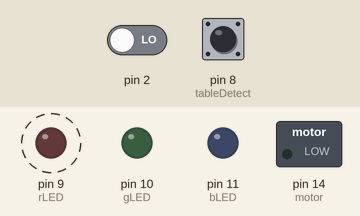
Bench run of a sketch on a simulated Arduino Uno, built with avr-gcc and run on an emulated ATmega328P. On the bench: switched loads named in the sketch (green lamp = pin HIGH), output pins drawn as LEDs (lit = HIGH). Dashed ring = blinking. The inputs (shaded band) are chosen by the test bench; at power-on: pin 8 (tableDetect) HIGH, pin 2 LOW. What the sketch prints to the serial monitor is not drawn.

Above: at 1.37 s.
1.9 s: pin 8 (tableDetect) pulled LOW for 0.6 s
At 2.21 s:
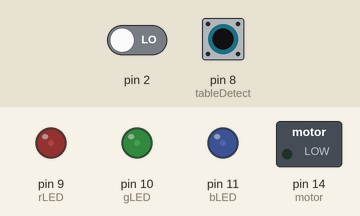
4.9 s: pin 8 (tableDetect) pulled LOW for 1 s
At 5.22 s:
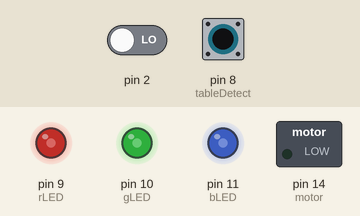
7.9 s: pin 8 (tableDetect) pulled LOW for 0.6 s
At 8.12 s:
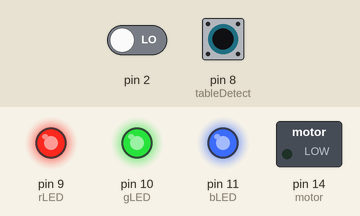
10.9 s: pin 2 driven HIGH and pin 8 (tableDetect) driven LOW
16.9 s: pin 8 (tableDetect) driven HIGH
Timing chart, 0 to 20.9 s (numbered marks = the images above; inputs shaded):
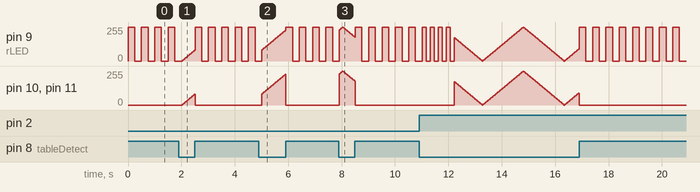

Measured:
- after the input at 1.9 s, pin 10 (gLED), pin 11 (bLED): rises from 0/255 to 80/255 in 0.45 s, then falls to 0/255 in 0.03 s
- after the input at 4.9 s, pin 10 (gLED), pin 11 (bLED): rises from 0/255 to 230/255 in 0.87 s, then falls to 0/255 in 0.03 s
- after the input at 7.9 s, pin 10 (gLED), pin 11 (bLED): rises from 0/255 to 255/255 in 0.12 s, then falls to 0/255 in 0.48 s

The sketch:

CandyDispenser.ino
```cpp
int brightness = 0;    // how bright the LED is
int fadeAmount = 5;    // how many points to fade the LED by


int dispenseTime = 700;
unsigned long previousTime = millis();
int candyDispensed = 0;

int motor = 14;
int handSensor = 5;
int tableDetect = 8;
int rLED = 9;
int gLED = 10;
int bLED = 11;

int buffer = 0;
int candy = 0;
int i = 0;
int handDetected = 0;


void setup() {
  // put your setup code here, to run once:
pinMode(motor,OUTPUT);
pinMode(handSensor,INPUT);
pinMode(tableDetect,INPUT);
digitalWrite(tableDetect, HIGH); //Holds line high

pinMode(rLED,OUTPUT);
pinMode(gLED,OUTPUT);
pinMode(bLED,OUTPUT);

//digitalWrite(gLED,HIGH);

Serial.begin(9600);

attachInterrupt(0, handDetect_func, RISING);
}

void loop() {
  // put your main code here, to run repeatedly:

while (digitalRead(tableDetect) ==   HIGH)
{
digitalWrite(bLED, 0);
digitalWrite(gLED, 0);

digitalWrite(rLED, 1);
delay(250);
analogWrite(rLED, 0);
delay(250);

}


if (handDetected == 1)
{
 Serial.println("YOLO");
 handDetected = 0;

analogWrite(bLED, 0);
analogWrite(gLED, 0);


digitalWrite(rLED, HIGH);
delay(150);
digitalWrite(rLED, LOW);
delay(150);
digitalWrite(rLED, HIGH);
delay(150);
digitalWrite(rLED, LOW);
delay(150);
digitalWrite(rLED, HIGH);
delay(150);
digitalWrite(rLED, LOW);
delay(150);
digitalWrite(rLED, HIGH);
delay(150);
digitalWrite(rLED, LOW);
delay(150);


}


analogWrite(rLED, brightness);
analogWrite(gLED, brightness);
analogWrite(bLED, brightness);
brightness = brightness + fadeAmount;

if (brightness == 0 || brightness == 255) {
 fadeAmount = -fadeAmount ;
  }
delay(30);


  if (Serial.available() > 0)
  {

   buffer = Serial.read();

   if (buffer == 'G')
     i = 1;

   else if (buffer == 'U') {
     if (i == 1)  i =2;
     else  i = 0; }

   else if (buffer == 'M') {
     if (i == 2) i =3;
      else i = 0;  }

   else if (i == 3)
    {
     if (buffer >= 48 && buffer <= 57)
      candy = buffer - 48;
     else
      candy = 0;
     i = 4;
    }

   else if (buffer == '\n') {

     if (i==4 && candy <=5)
     {
     digitalWrite(bLED, 0);
     digitalWrite(rLED, 0);

     previousTime = millis();
     candyDispensed = 0;
     Serial.println("Waiting for hand");

     while( ((millis() - previousTime) < 10000) && candyDispensed == 0)
     {
      analogWrite(gLED, brightness);
      brightness = brightness + fadeAmount;
      if (brightness == 0 || brightness == 255) {
       fadeAmount = -fadeAmount ; }
      delay(30);

     if (handDetected == 1)
      {
      if ( dispenseCandy(candy) )
       Serial.println("Fin");
      handDetected = 0;
      candyDispensed = 1;
      }

     }

     }
     else if (i==4 && candy >5 && candy <=9)
       {
         dispenseCandy(candy-5);

       }


  else
   Serial.println("Out of bounds");

     i = 0;
    }


  }

}

int dispenseCandy(int howMuchCandy)
{
int calculatedDispenseTime = howMuchCandy * dispenseTime;
unsigned long startTime = millis();

 if (howMuchCandy > 0 && howMuchCandy <=5)
 {
    digitalWrite(motor,HIGH);
    digitalWrite(rLED,LOW);
    digitalWrite(gLED,LOW);


    while ( (millis() - startTime) < calculatedDispenseTime )
    {
     digitalWrite(bLED,HIGH);
     delay(150);
     digitalWrite(bLED,LOW);
     delay(150);
    }


    digitalWrite(motor,LOW);
    return 1;
 }
 else
  return 0;
}

void handDetect_func()
{
handDetected = 1;

}
```
